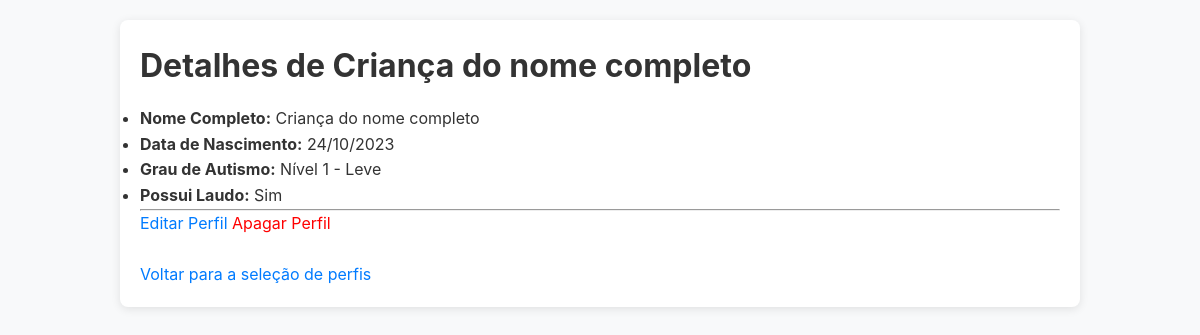
The app's page /profiles/1/ (signed in) with its own data.
### core/models.py (models this page shows, shortened)
class Profile(models.Model):
    user = models.ForeignKey(User, on_delete=models.CASCADE, related_name='profiles')
    name = models.CharField(max_length=255, verbose_name="Nome Completo")
    GRAU_AUTISMO_CHOICES = [
        ('1', 'Nível 1 - Leve'),
        ('2', 'Nível 2 - Moderado'),
        ('3', 'Nível 3 - Severo'),
    ]
    data_nascimento = models.DateField(verbose_name="Data de Nascimento")
    grau_autismo = models.CharField(
        max_length=1,
        choices=GRAU_AUTISMO_CHOICES,
        verbose_name="Grau de Autismo"
    )
    tem_laudo = models.BooleanField(default=False, verbose_name="Possui laudo médico?")
    is_active = models.BooleanField(default=True, verbose_name="Está ativo?")
    created_at = models.DateTimeField(auto_now_add=True)
    class Meta:
        unique_together = ('user', 'name')

### core/views.py (the view)
# urls.py: path('profiles/<int:profile_id>/', views.profile_detail, name='profile_detail'),
@login_required
def profile_detail(request, profile_id):
    profile = get_object_or_404(Profile, id=profile_id, user=request.user, is_active=True)
    return render(request, 'core/profile_detail.html', {'profile': profile})

### core/templates/core/profile_detail.html
{% extends "core/base.html" %}
{% block content %}
  <h1>Detalhes de {{ profile.name }}</h1>
  <ul>
    <li><strong>Nome Completo:</strong> {{ profile.name }}</li>
    <li><strong>Data de Nascimento:</strong> {{ profile.data_nascimento|date:"d/m/Y" }}</li>
    <li><strong>Grau de Autismo:</strong> {{ profile.get_grau_autismo_display }}</li>
    <li><strong>Possui Laudo:</strong> {% if profile.tem_laudo %}Sim{% else %}Não{% endif %}</li>
  </ul>
  <hr>
  <a href="{% url 'profile_update' profile.id %}">Editar Perfil</a>
  <a href="{% url 'profile_delete' profile.id %}" style="color: red;">Apagar Perfil</a>
  <br><br>
  <a href="{% url 'profile_select' %}">Voltar para a seleção de perfis</a>
{% endblock %}

### static/css/style.css (style rules this page uses)
:root { --cor-primaria: #007bff; --cor-primaria-hover: #0056b3; --cor-texto: #333; --cor-fundo: #f8f9fa; --cor-branco: #ffffff; --cor-borda: #dee2e6; --cor-perigo: #dc3545; }
* { box-sizing: border-box; margin: 0; padding: 0; }
body { font-family: -apple-system, BlinkMacSystemFont, "Segoe UI", Roboto, "Helvetica Neue", Arial, sans-serif; background-color: var(--cor-fundo); color: var(--cor-texto); line-height: 1.6; }
h1, h2, h3 { margin-bottom: 15px; color: var(--cor-texto); }
a { color: var(--cor-primaria); text-decoration: none; }

### records on screen
Profile: name "Criança do nome completo", data_nascimento "24/10/2023", grau_autismo "Nível 1 - Leve"
